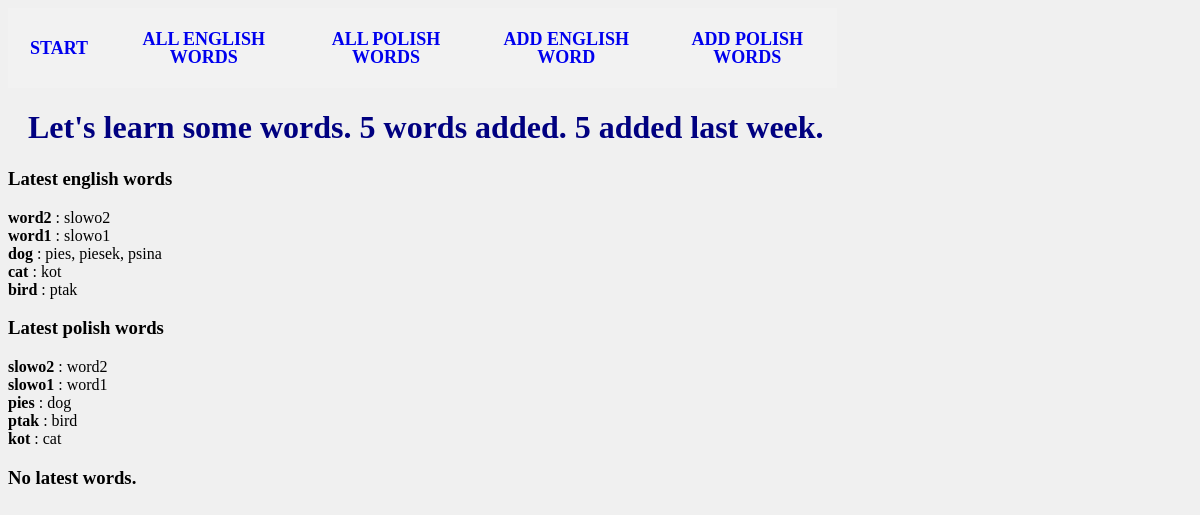
Before: /wordslearn/ with the older database file.
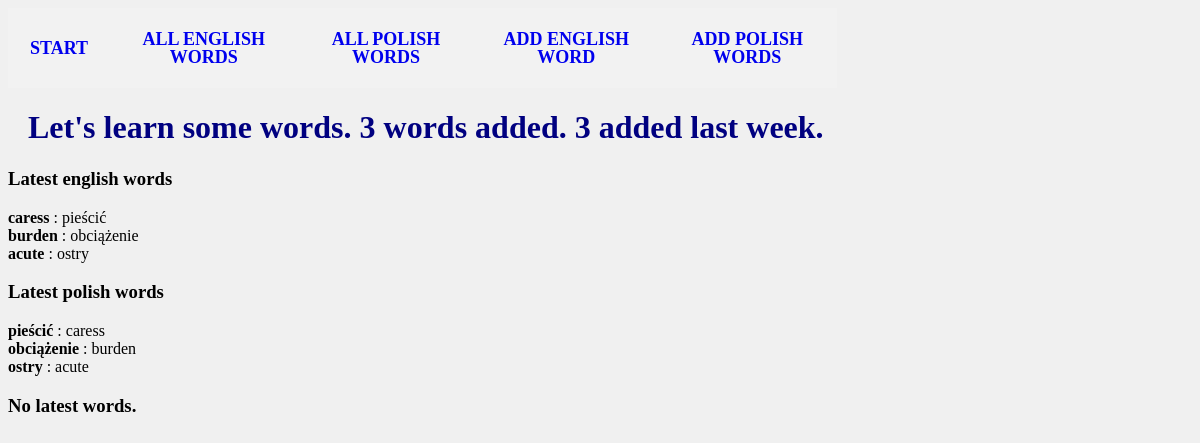
After: the same page with the newer database file.
### wordslearn/models.py (models this page shows, shortened)
class Word(models.Model):
    word = models.CharField(max_length=200, null=False, help_text='Enter the word')
    date_of_add = models.DateTimeField(auto_now=True, blank=True, help_text='date added')
    definition = models.CharField(max_length=200, blank=True, null=False, help_text='Enter the definition of english word')
    synonym = models.CharField(max_length=200, blank=True, null=False, help_text='Enter the synonym of english word')
    antonym = models.CharField(max_length=200, blank=True, null=False, help_text='Enter the antonym of english word')
    class Meta:
        abstract = True
        ordering = ["word"]

class WordEng(Word):
    word_type = models.CharField(max_length=30, choices=wordDefinitions.ENG_WORD_TYPES, help_text='Select type of word', blank=True)
    def display_polword(self):
        return ', '.join(str(w.word) for w in self.wordpol_set.all())
    display_polword.short_description = 'Polish Word'

class WordPol(Word):
    wordsEng = models.ManyToManyField(WordEng)
    word_type = models.CharField(max_length=30, choices=wordDefinitions.POL_WORD_TYPES, help_text='Select type of word', blank=True)
    def display_engword(self):
        return ', '.join(str(w.word) for w in self.wordsEng.all())
    display_engword.short_description = 'English Word'

### wordslearn/views.py (the view)
# urls.py: path('', views.index, name='index'),
def index(request):
	end_words = WordsHelpers.getLatestWord()
	pol_words = WordPol.objects.order_by('-date_of_add')[:5]
	timedelta_words = WordsHelpers.getNumberOfWordsInDataRange()
	context = {	'words_in_database' : words_in_database,
				'words_add_last_week' : words_add_last_week,
				'latest_eng_words': end_words,
			   	'latest_pol_words': pol_words,
			   	'timedelta_words' : timedelta_words}
	return render(request, 'index.html', context)

### wordslearn/DataHelpers/WordsHelpers.py (called while the page is built)
def getLatestWord(numOfWords=5):
    if WordEng.objects.exists():
        words = WordEng.objects.order_by('-date_of_add')[:numOfWords]
        return words
    else:
        return None

def getNumberOfWordsInDataRange(daysToSubstract=7, languague = LanguageChoice.EN):
    words = []
    today = datetime.now()
    print(today)
    starting_date = today - timedelta(days=daysToSubstract)
    if languague == LanguageChoice.EN:
        words = WordEng.objects.filter(date_of_add__gt=starting_date)
    elif languague == LanguageChoice.PL:
        words = WordPol.objects.filter(date_of_add__gt=starting_date)
    return words

### wordslearn/templates/index.html
{% extends "base_generic.html" %}
{% block content %}
	<h1> Let's learn some words. {{ words_in_database }} words added. {{ words_add_last_week }} added last week. </h1>
	{% if latest_eng_words %}
		<h3> Latest english words </h3>
		<p>
		{% for word in latest_eng_words %}
			<b>{{ word.word }}</b> : {{ word.display_polword}}</br>
		{% endfor %}
		</p>
	{% else %}
    	<p>No english words are available.</p>
	{% endif %}
	{% if latest_pol_words %}
	<h3> Latest polish words </h3>
		<p>
		{% for word in latest_pol_words %}
			<b>{{ word.word }}</b> : {{ word.display_engword}}</br>
			{% endfor %}
		</p>
	{% else %}
    	<p>No polish words are available.</p>
	{% endif %}
	{% if timedelta_words %}
	<h3> Latest words added. </h3>
		<p>
			{% for word in  timedelta_words %}
				<b> {{ forloop.counter }}: {{ word.word }}</b> : {{ word.display_engword}}</br>
			{% endfor %}
		</p>
	{% else %}
		<h3> No latest words.</h3>
	{% endif%}
{% endblock %}

Changed rows visible on the page:
removed WordEng: word "word2", display_polword "slowo2"
removed WordEng: word "word1", display_polword "slowo1"
removed WordEng: word "dog", display_polword "pies, piesek, psina"
removed WordEng: word "cat", display_polword "kot"
removed WordEng: word "bird", display_polword "ptak"
removed WordPol: word "slowo2", display_engword "word2"
removed WordPol: word "slowo1", display_engword "word1"
removed WordPol: word "pies", display_engword "dog"
removed WordPol: word "ptak", display_engword "bird"
removed WordPol: word "kot", display_engword "cat"
added WordEng: word "caress", display_polword "pieścić"
added WordEng: word "burden", display_polword "obciążenie"
added WordEng: word "acute", display_polword "ostry"
added WordPol: word "pieścić", display_engword "caress"
added WordPol: word "obciążenie", display_engword "burden"
added WordPol: word "ostry", display_engword "acute"
Other visible differences:
{{ words_in_database }}: "5" → "3"
{{ words_add_last_week }}: "5" → "3"
